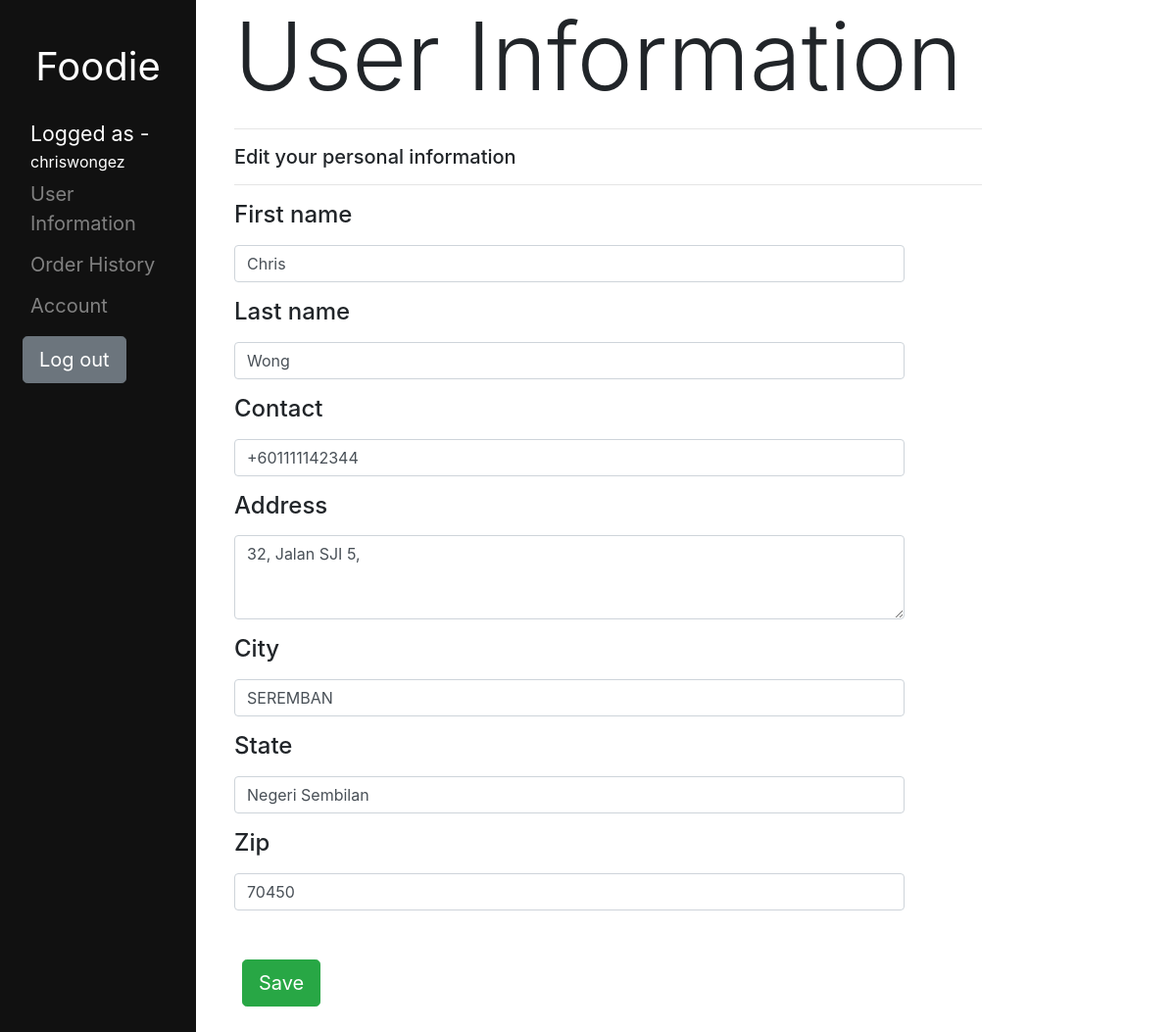
The app's page /user/index.php (signed in), older data.
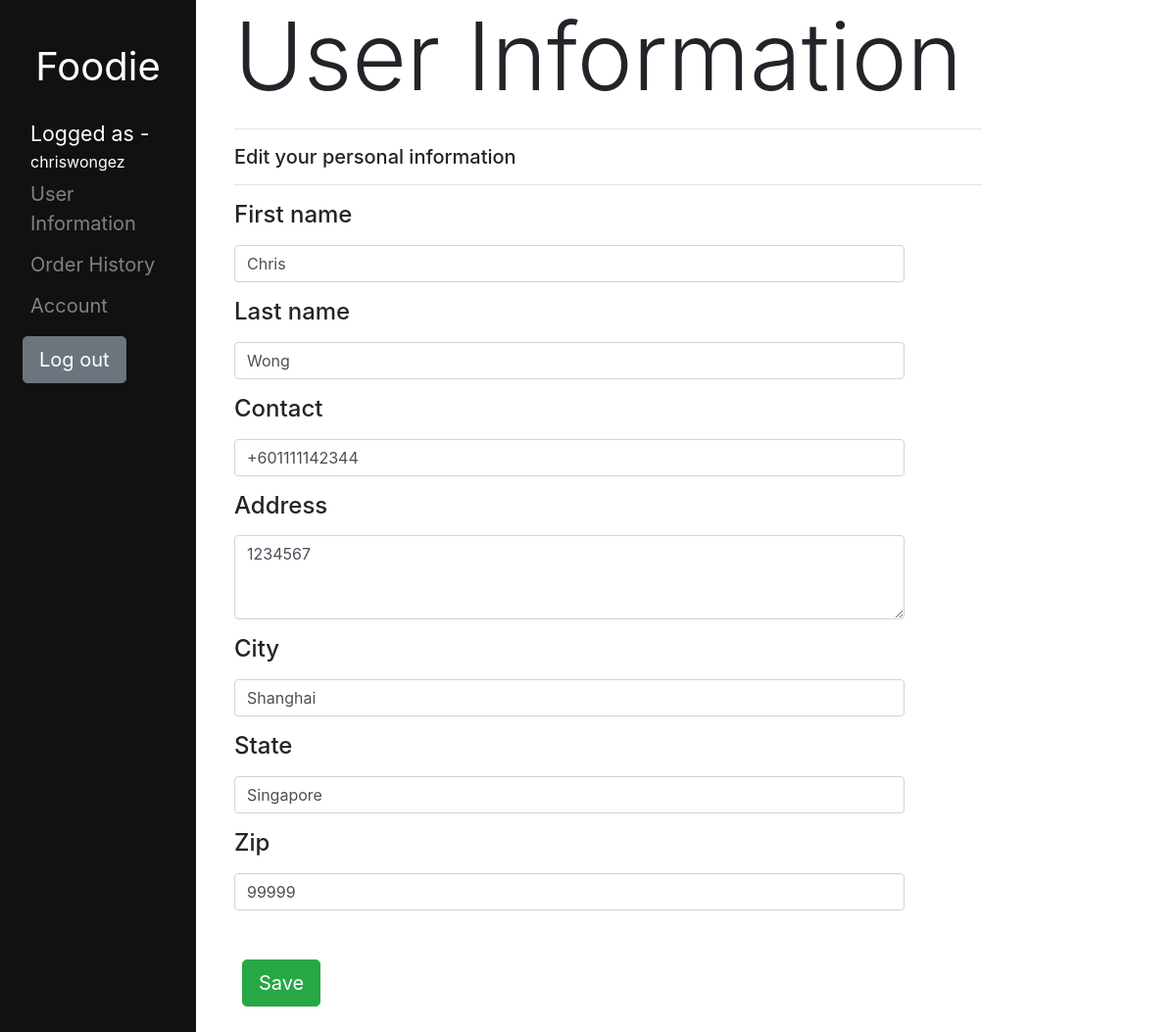
The same page, newer data.
### tables this page shows
CREATE TABLE `users` (
  `userID` int(4) UNSIGNED ZEROFILL NOT NULL,
  `username` varchar(255) NOT NULL,
  `userpass` varchar(255) NOT NULL,
  `userlevel` varchar(255) NOT NULL,
  `usercontact` varchar(255) DEFAULT NULL,
  `useremail` varchar(255) NOT NULL,
  `isBlock` tinyint(1) NOT NULL DEFAULT 0,
  `userfirst` varchar(255) DEFAULT NULL,
  `userlast` varchar(255) DEFAULT NULL,
  `userAdd` varchar(255) NOT NULL,
  `userCity` varchar(255) NOT NULL,
  `userState` varchar(255) NOT NULL,
  `userZip` int(6) NOT NULL
);

### user/index.php (the view, shortened to what the changed rows need)
<?php
include('../php/dbconnect.php');
if (isset($_SESSION['userID'])) {
    $userID = $_SESSION['userID'];
    $query = "SELECT * FROM users WHERE userID = '$userID'";
    $result = mysqli_query($con, $query);
    if ($result) {
        $row = mysqli_fetch_assoc($result);
        $userfirst = $row['userfirst'];
        $userlast = $row['userlast'];
        $usercontact = $row['usercontact'];
        $userAdd = $row['userAdd'];
        $userCity = $row['userCity'];
        $userState = $row['userState'];
        $userZip = $row['userZip'];
    }
}
?>
<!DOCTYPE html>
<html lang="en">
<head>
    <?php
    include('./include/header.php');
    ?>
</head>
<body>
    <main role="main" class="col-md-9 ml-sm-auto col-lg-10 px-4">
        <div class="container-fluid">
            <div class="row">
                <div class="col-sm-9">
                    <form class="form" action="##" method="post" id="registrationForm">
                        <div class="form-group">
                            <div class="col-xs-6">
                                <label for="first_name">
                                    <h4>First name</h4>
                                </label>
                                <input type="text" class="form-control" name="first_name" id="first_name"
                                    placeholder="First name" value="<?php echo $userfirst ?>" />
                            </div>
                        </div>
                        <div class="form-group">
                            <div class="col-xs-6">
                                <label for="last_name">
                                    <h4>Last name</h4>
                                </label>
                                <input type="text" class="form-control" name="last_name" id="last_name"
                                    placeholder="Last Name" value="<?php echo $userlast ?>" />
                            </div>
                        </div>
                        <div class="form-group">
                            <div class="col-xs-6">
                                <label for="phone">
                                    <h4>Contact</h4>
                                </label>
                                <input type="text" class="form-control" name="contact" id="contact"
                                    placeholder="0123456789" value="<?php echo $usercontact ?>" />
                            </div>
                        </div>
                        <div class="form-group">
                            <div class="col-xs-6">
                                <label for="email">
                                    <h4>Address</h4>
                                </label>
                                <textarea class="form-control" id="address" name="address"
                                    rows="3"><?php echo $userAdd ?></textarea>
                            </div>
                        </div>
                        <div class="form-group">
                            <div class="col-xs-6">
                                <label for="phone">
                                    <h4>City</h4>
                                </label>
                                <input type="text" class="form-control" name="city" placeholder="Enter city"
                                    value="<?php echo $userCity ?>" />
                            </div>
                        </div>
                        <div class="form-group">
                            <div class="col-xs-6">
                                <label for="phone">
                                    <h4>State</h4>
                                </label>
                                <input type="text" class="form-control" name="state" placeholder="Enter state"
                                    value="<?php echo $userState ?>" />
                            </div>
                        </div>
                        <div class="form-group">
                            <div class="col-xs-6">
                                <label for="phone">
                                    <h4>Zip</h4>
                                </label>
                                <input type="text" class="form-control" name="zip" id="zip" placeholder="Enter Zip"
                                    value="<?php echo $userZip ?>" />
                            </div>
                        </div>
                    </form>
                </div>
            </div>
        </div>
    </main>
</body>
</html>

Row changes from the older to the newer data that the page shows:
changed users "Chris": address "32, Jalan SJI 5," → "1234567"; city "SEREMBAN" → "Shanghai"; state "Negeri Sembilan" → "Singapore"; zip "70450" → "99999"
